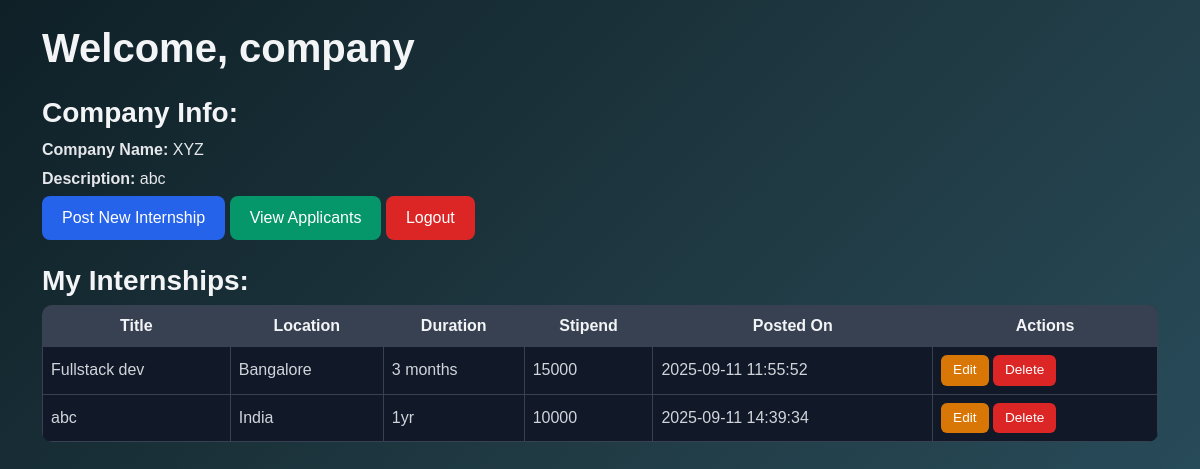
The page /php/company_dashboard.php (signed in) on the database its author committed.
### tables this page shows
CREATE TABLE `companies` (
  `id` int(11) NOT NULL,
  `user_id` int(11) DEFAULT NULL,
  `company_name` varchar(100) DEFAULT NULL,
  `location` varchar(100) DEFAULT NULL,
  `description` text DEFAULT NULL
);

CREATE TABLE `internships` (
  `id` int(11) NOT NULL,
  `company_id` int(11) DEFAULT NULL,
  `title` varchar(100) DEFAULT NULL,
  `description` text DEFAULT NULL,
  `location` varchar(100) DEFAULT NULL,
  `duration` varchar(50) DEFAULT NULL,
  `stipend` varchar(50) DEFAULT NULL,
  `posted_on` timestamp NOT NULL DEFAULT current_timestamp()
);

### php/company_dashboard.php (the view, shortened to what this page needs)
<?php
require '../database.php';
$company_user_id = $_SESSION['user_id'];
$stmt = $conn->prepare("SELECT * FROM companies WHERE user_id = ?");
$stmt->bind_param("i", $company_user_id);
$stmt->execute();
$result = $stmt->get_result();
$company = $result->fetch_assoc();
$internships_sql = "SELECT id, title, location, duration, stipend, posted_on
                    FROM internships
                    WHERE company_id = ?";
$stmt = $conn->prepare($internships_sql);
$stmt->bind_param("i", $company['id']);
$stmt->execute();
$internships_result = $stmt->get_result();
?>
<!DOCTYPE html>
<html>
<head>
    <link href="https://cdn.jsdelivr.net/npm/bootstrap@5.3.3/dist/css/bootstrap.min.css" rel="stylesheet">
    <link rel="stylesheet" href="../css/company_dashboard.css">
</head>
<body class="p-4">
    <div class="container">
        <h1 class="mb-4">Welcome, <?= htmlspecialchars($_SESSION['full_name']) ?></h1>
        <h3>Company Info:</h3>
        <p><strong>Company Name:</strong> <?= htmlspecialchars($company['company_name'] ?? 'Not updated') ?></p>
        <p><strong>Description:</strong> <?= htmlspecialchars($company['description'] ?? 'Not updated') ?></p>
        <div class="mb-4">
            <a href="post_internship.php" class="btn btn-primary">Post New Internship</a>
            <a href="view_applicants.php" class="btn btn-success">View Applicants</a>
            <a href="logout.php" class="btn btn-danger">Logout</a>
        </div>
        <h3>My Internships:</h3>
        <?php if ($internships_result->num_rows > 0): ?>
            <table class="table table-bordered">
                <thead>
                    <tr>
                        <th>Title</th>
                        <th>Location</th>
                        <th>Duration</th>
                        <th>Stipend</th>
                        <th>Posted On</th>
                        <th>Actions</th>
                    </tr>
                </thead>
                <tbody>
                    <?php while ($row = $internships_result->fetch_assoc()): ?>
                        <tr>
                            <td><?= htmlspecialchars($row['title']) ?></td>
                            <td><?= htmlspecialchars($row['location']) ?></td>
                            <td><?= htmlspecialchars($row['duration']) ?></td>
                            <td><?= htmlspecialchars($row['stipend']) ?></td>
                            <td><?= htmlspecialchars($row['posted_on']) ?></td>
                            <td>
                                <a href="edit_internship.php?id=<?= $row['id'] ?>" class="btn btn-warning btn-sm">Edit</a>
                                <a href="delete_internship.php?id=<?= $row['id'] ?>" class="btn btn-danger btn-sm"
                                   onclick="return confirm('Are you sure you want to delete this internship?');">Delete</a>
                            </td>
                        </tr>
                    <?php endwhile; ?>
                </tbody>
            </table>
        <?php else: ?>
            <p>No internships posted yet.</p>
        <?php endif; ?>
    </div>
</body>
</html>

### CSS/company_dashboard.css (style rules this page uses)
body { min-height: 100vh; margin: 0; font-family: Arial, sans-serif; background: linear-gradient(135deg, #0f2027, #203a43, #2c5364); color: #fff; padding: 20px; }
h1, h3 { color: #f3f4f6; font-weight: 600; }
.container p { font-size: 1rem; color: #e5e7eb; margin: 5px 0; }
.btn { border-radius: 8px; padding: 10px 20px; font-weight: 500; transition: all 0.2s ease; }
.btn-primary { background: #2563eb; border: none; }
.btn-success { background: #059669; border: none; }
.btn-danger { background: #dc2626; border: none; }
.btn-warning { background: #d97706; border: none; color: #fff; }
.table { background: #1f2937; color: #f9fafb; border-radius: 10px; overflow: hidden; }
.table th { background: #374151; color: #f3f4f6; font-weight: 600; text-align: center; }
.table td { background: #111827; color: #d1d5db; vertical-align: middle; }
.table-bordered th, .table-bordered td { border: 1px solid #374151 !important; }
.btn-sm { padding: 5px 12px; font-size: 0.85rem; border-radius: 6px; }

### rows shown on the page
companies: company_name "XYZ", description "abc"
internships: title "Fullstack dev", location "Bangalore", duration "3 months", stipend "15000", posted_on "2025-09-11 11:55:52"
internships: title "abc", location "India", duration "1yr", stipend "10000", posted_on "2025-09-11 14:39:34"

### other values the page prints
$_SESSION['full_name'] "company"
